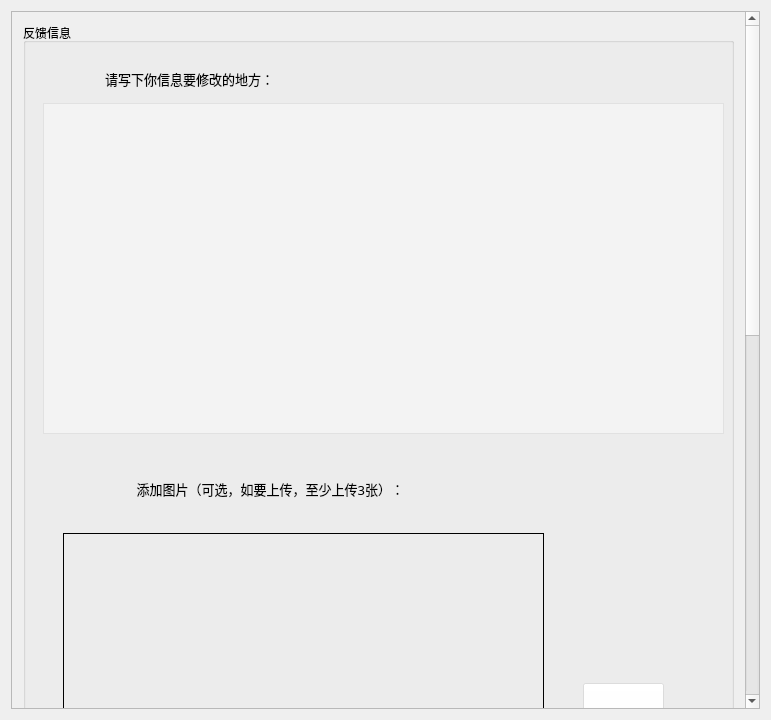
<?xml version="1.0" encoding="UTF-8"?>
<ui version="4.0">
 <class>FeedBack</class>
 <widget class="QWidget" name="FeedBack">
  <property name="geometry">
   <rect>
    <x>0</x>
    <y>0</y>
    <width>771</width>
    <height>720</height>
   </rect>
  </property>
  <property name="windowTitle">
   <string>FeedBack</string>
  </property>
  <layout class="QGridLayout" name="gridLayout">
   <item row="0" column="0">
    <widget class="QScrollArea" name="scrollArea">
     <property name="widgetResizable">
      <bool>true</bool>
     </property>
     <widget class="QWidget" name="scrollAreaWidgetContents">
      <property name="geometry">
       <rect>
        <x>0</x>
        <y>0</y>
        <width>726</width>
        <height>1500</height>
       </rect>
      </property>
      <property name="minimumSize">
       <size>
        <width>0</width>
        <height>1500</height>
       </size>
      </property>
      <layout class="QGridLayout" name="gridLayout_2">
       <item row="0" column="0">
        <widget class="QGroupBox" name="groupBox">
         <property name="title">
          <string>反馈信息</string>
         </property>
         <widget class="QLabel" name="label_41">
          <property name="geometry">
           <rect>
            <x>20</x>
            <y>40</y>
            <width>231</width>
            <height>31</height>
           </rect>
          </property>
          <property name="font">
           <font>
            <family>微软雅黑</family>
            <pointsize>10</pointsize>
           </font>
          </property>
          <property name="text">
           <string>请写下你信息要修改的地方：</string>
          </property>
          <property name="alignment">
           <set>Qt::AlignRight|Qt::AlignTrailing|Qt::AlignVCenter</set>
          </property>
         </widget>
         <widget class="QPushButton" name="pushButton_commit">
          <property name="geometry">
           <rect>
            <x>280</x>
            <y>1350</y>
            <width>101</width>
            <height>41</height>
           </rect>
          </property>
          <property name="text">
           <string>提交</string>
          </property>
         </widget>
         <widget class="QPlainTextEdit" name="plainTextEdit_feedback">
          <property name="geometry">
           <rect>
            <x>20</x>
            <y>80</y>
            <width>681</width>
            <height>331</height>
           </rect>
          </property>
          <property name="styleSheet">
           <string notr="true">background-color: rgba(255, 255, 255, 100);</string>
          </property>
         </widget>
         <widget class="QLabel" name="label_42">
          <property name="geometry">
           <rect>
            <x>20</x>
            <y>450</y>
            <width>361</width>
            <height>31</height>
           </rect>
          </property>
          <property name="font">
           <font>
            <family>微软雅黑</family>
            <pointsize>10</pointsize>
           </font>
          </property>
          <property name="text">
           <string>添加图片（可选，如要上传，至少上传3张）：</string>
          </property>
          <property name="alignment">
           <set>Qt::AlignRight|Qt::AlignTrailing|Qt::AlignVCenter</set>
          </property>
         </widget>
         <widget class="QLabel" name="label">
          <property name="geometry">
           <rect>
            <x>40</x>
            <y>510</y>
            <width>481</width>
            <height>231</height>
           </rect>
          </property>
          <property name="frameShape">
           <enum>QFrame::Box</enum>
          </property>
          <property name="text">
           <string/>
          </property>
          <property name="scaledContents">
           <bool>true</bool>
          </property>
         </widget>
         <widget class="QPushButton" name="pushButton_up1">
          <property name="geometry">
           <rect>
            <x>560</x>
            <y>660</y>
            <width>81</width>
            <height>81</height>
           </rect>
          </property>
          <property name="font">
           <font>
            <family>华文彩云</family>
            <pointsize>28</pointsize>
           </font>
          </property>
          <property name="styleSheet">
           <string notr="true">background-color: rgba(255, 255, 255, 100);</string>
          </property>
          <property name="text">
           <string>+</string>
          </property>
         </widget>
         <widget class="QLabel" name="label_2">
          <property name="geometry">
           <rect>
            <x>40</x>
            <y>790</y>
            <width>481</width>
            <height>231</height>
           </rect>
          </property>
          <property name="frameShape">
           <enum>QFrame::Box</enum>
          </property>
          <property name="text">
           <string/>
          </property>
          <property name="scaledContents">
           <bool>true</bool>
          </property>
         </widget>
         <widget class="QPushButton" name="pushButton_up2">
          <property name="geometry">
           <rect>
            <x>560</x>
            <y>940</y>
            <width>81</width>
            <height>81</height>
           </rect>
          </property>
          <property name="font">
           <font>
            <family>华文彩云</family>
            <pointsize>28</pointsize>
           </font>
          </property>
          <property name="styleSheet">
           <string notr="true">background-color: rgba(255, 255, 255, 100);</string>
          </property>
          <property name="text">
           <string>+</string>
          </property>
         </widget>
         <widget class="QLabel" name="label_3">
          <property name="geometry">
           <rect>
            <x>40</x>
            <y>1060</y>
            <width>481</width>
            <height>231</height>
           </rect>
          </property>
          <property name="frameShape">
           <enum>QFrame::Box</enum>
          </property>
          <property name="text">
           <string/>
          </property>
          <property name="scaledContents">
           <bool>true</bool>
          </property>
         </widget>
         <widget class="QPushButton" name="pushButton_up3">
          <property name="geometry">
           <rect>
            <x>560</x>
            <y>1210</y>
            <width>81</width>
            <height>81</height>
           </rect>
          </property>
          <property name="font">
           <font>
            <family>华文彩云</family>
            <pointsize>28</pointsize>
           </font>
          </property>
          <property name="styleSheet">
           <string notr="true">background-color: rgba(255, 255, 255, 100);</string>
          </property>
          <property name="text">
           <string>+</string>
          </property>
         </widget>
        </widget>
       </item>
      </layout>
     </widget>
    </widget>
   </item>
  </layout>
 </widget>
 <layoutdefault spacing="6" margin="11"/>
 <resources/>
 <connections/>
</ui>
